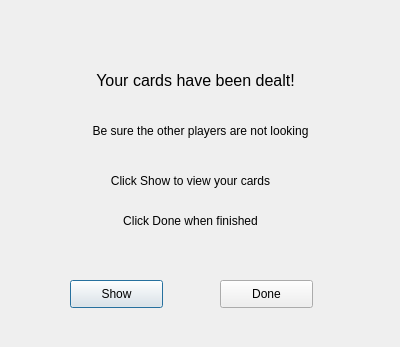
<?xml version="1.0" encoding="UTF-8"?>
<ui version="4.0">
 <class>Dialog</class>
 <widget class="QDialog" name="Dialog">
  <property name="geometry">
   <rect>
    <x>0</x>
    <y>0</y>
    <width>400</width>
    <height>347</height>
   </rect>
  </property>
  <property name="windowTitle">
   <string>Dialog</string>
  </property>
  <widget class="QLabel" name="label">
   <property name="geometry">
    <rect>
     <x>60</x>
     <y>70</y>
     <width>271</width>
     <height>21</height>
    </rect>
   </property>
   <property name="font">
    <font>
     <pointsize>12</pointsize>
    </font>
   </property>
   <property name="text">
    <string>Your cards have been dealt!</string>
   </property>
   <property name="alignment">
    <set>Qt::AlignmentFlag::AlignCenter</set>
   </property>
  </widget>
  <widget class="QLabel" name="label_3">
   <property name="geometry">
    <rect>
     <x>30</x>
     <y>170</y>
     <width>321</width>
     <height>21</height>
    </rect>
   </property>
   <property name="font">
    <font>
     <pointsize>9</pointsize>
    </font>
   </property>
   <property name="text">
    <string>Click Show to view your cards</string>
   </property>
   <property name="alignment">
    <set>Qt::AlignmentFlag::AlignCenter</set>
   </property>
  </widget>
  <widget class="QLabel" name="label_4">
   <property name="geometry">
    <rect>
     <x>40</x>
     <y>120</y>
     <width>321</width>
     <height>21</height>
    </rect>
   </property>
   <property name="font">
    <font>
     <pointsize>9</pointsize>
    </font>
   </property>
   <property name="text">
    <string>Be sure the other players are not looking</string>
   </property>
   <property name="alignment">
    <set>Qt::AlignmentFlag::AlignCenter</set>
   </property>
  </widget>
  <widget class="QLabel" name="labelPlayer">
   <property name="geometry">
    <rect>
     <x>70</x>
     <y>10</y>
     <width>251</width>
     <height>41</height>
    </rect>
   </property>
   <property name="font">
    <font>
     <pointsize>16</pointsize>
    </font>
   </property>
   <property name="text">
    <string/>
   </property>
   <property name="alignment">
    <set>Qt::AlignmentFlag::AlignCenter</set>
   </property>
  </widget>
  <widget class="QPushButton" name="pushButtonShowCards">
   <property name="geometry">
    <rect>
     <x>70</x>
     <y>280</y>
     <width>93</width>
     <height>28</height>
    </rect>
   </property>
   <property name="text">
    <string>Show</string>
   </property>
  </widget>
  <widget class="QPushButton" name="pushButtonDone">
   <property name="geometry">
    <rect>
     <x>220</x>
     <y>280</y>
     <width>93</width>
     <height>28</height>
    </rect>
   </property>
   <property name="text">
    <string>Done</string>
   </property>
  </widget>
  <widget class="QLabel" name="label_5">
   <property name="geometry">
    <rect>
     <x>30</x>
     <y>210</y>
     <width>321</width>
     <height>21</height>
    </rect>
   </property>
   <property name="font">
    <font>
     <pointsize>9</pointsize>
    </font>
   </property>
   <property name="text">
    <string>Click Done when finished</string>
   </property>
   <property name="alignment">
    <set>Qt::AlignmentFlag::AlignCenter</set>
   </property>
  </widget>
 </widget>
 <resources/>
 <connections/>
</ui>
